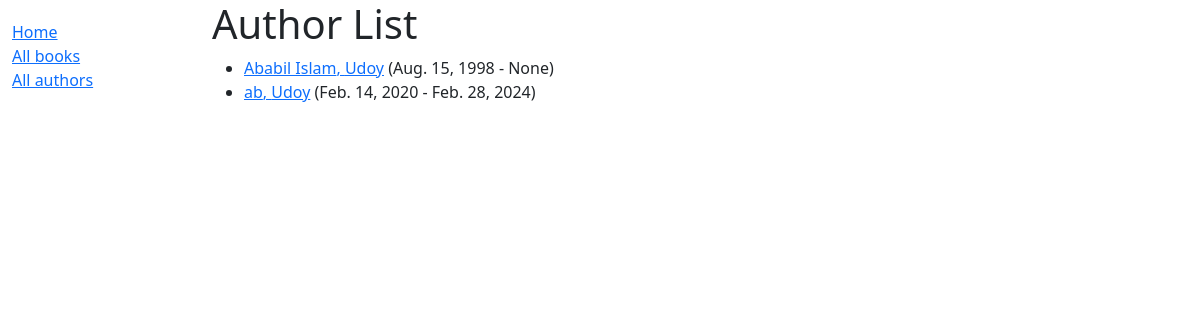
Screenshot of /catalog/authors/ with the database file from the repository.
### catalog/models.py (models this page shows, shortened)
class Author(models.Model):
    first_name = models.CharField(max_length=100)
    last_name = models.CharField(max_length=100)
    date_of_birth = models.DateField(null=True, blank=True)
    date_of_death = models.DateField('died', null=True, blank=True)
    class Meta:
        ordering = ['last_name', 'first_name']
    def get_absolute_url(self):
        return reverse('author-detail', args=[str(self.id)])

### catalog/views.py (the view)
# urls.py: path('authors/',views.AuthorListView.as_view(), name='authors'),
class AuthorListView(generic.ListView):
    model = Author
    template_name = 'author_list.html'
    paginate_by = 10
    def get_queryset(self):
        return Author.objects.all()  # get 4 book containing dream
    def get_context_data(self, **kwargs):
        context = super(AuthorListView, self).get_context_data(**kwargs)
        context['some_data'] = 'This is just some data'
        return context

### catalog/templates/author_list.html
{% extends "base_generic.html" %}
{% block content %}
  <h1>Author List</h1>
  {% if author_list %}
    <ul>
      {% for author in author_list %}
      <li>
        <a href="{{ author.get_absolute_url }}">{{author.first_name}}, {{ author.last_name }}</a>
        ({{author.date_of_birth}} - {{ author.date_of_death }})
      </li>
      {% endfor %}
    </ul>
  {% else %}
    <p>There are no books in the library.</p>
  {% endif %}
{% endblock %}

### rows the page displays
Author: first_name "Ababil Islam", last_name "Udoy", date_of_birth "Aug. 15, 1998", date_of_death "None"
Author: first_name "ab", last_name "Udoy", date_of_birth "Feb. 14, 2020", date_of_death "Feb. 28, 2024"
